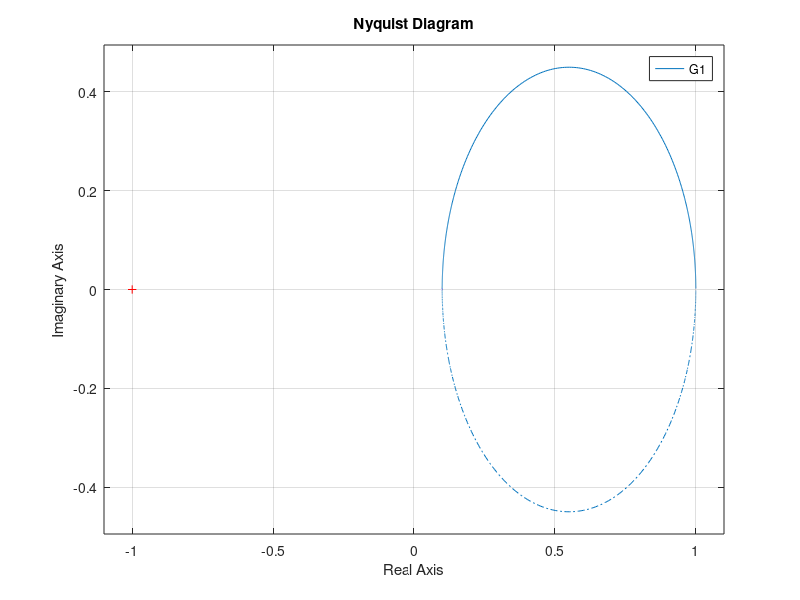
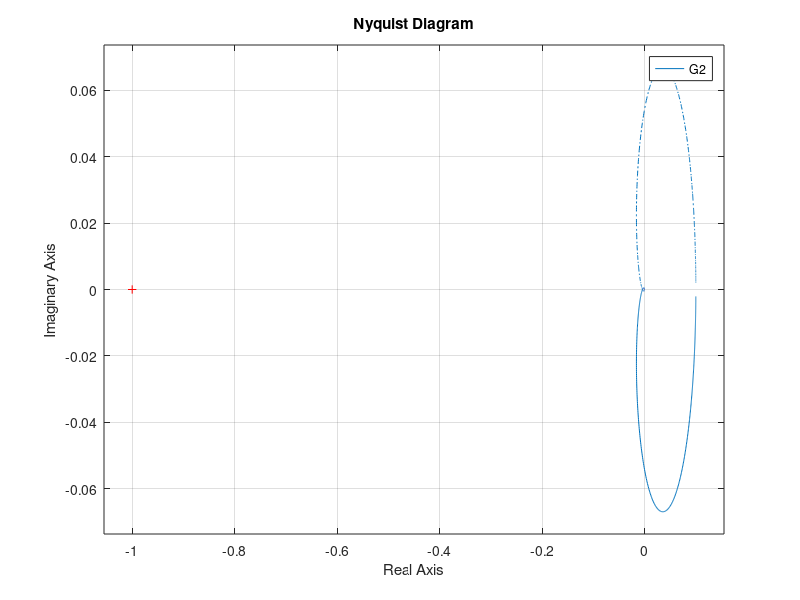
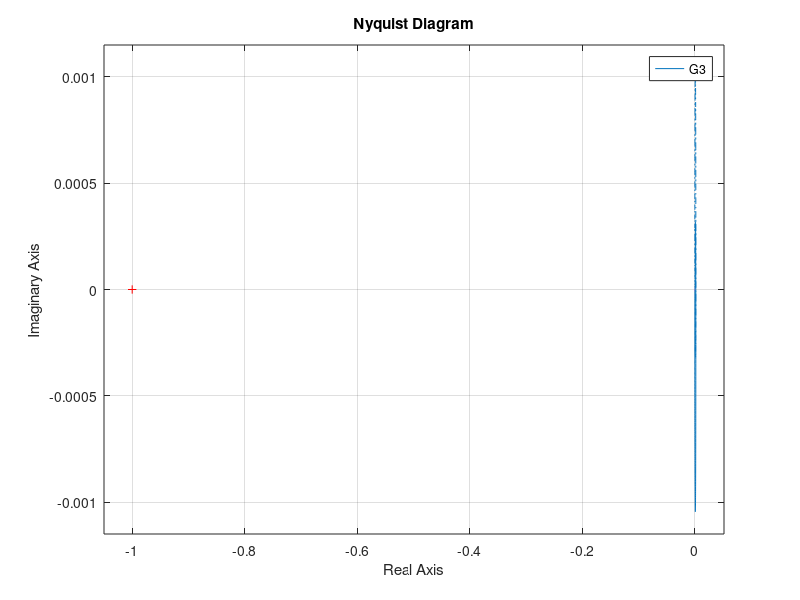

Write MATLAB code to recreate these figures, in order.
G1=tf([1 2], [1 20]);
G2=tf(1, conv([1 10],[1 2 1]));
G3=tf(conv([1 10],[1 1]),conv([1 100], conv([1 10 25],[1 5])));

figure(1)
nyquist(G1)
figure(2)
nyquist(G2)
figure(3)
nyquist(G3)
